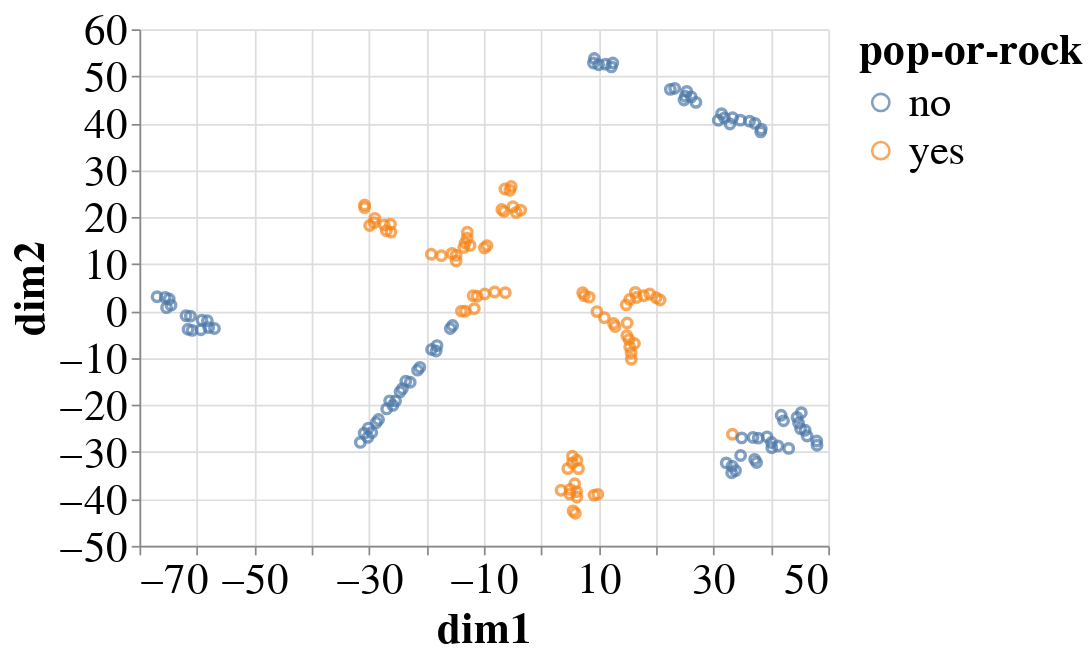

Notebook code for this chart:
### Code cell
big_chart(c2_u, fontsize=25)

### Figure 1 — Vega-Lite specification as saved in the notebook (floating-point values rounded to 4 significant figures; data arrays with more than 128 entries replaced by an {"elided": "..."} marker saying what was removed)
{"config": {"view": {"continuousWidth": 400, "continuousHeight": 300, "strokeWidth": 0}, "axis": {"grid": true, "labelFontSize": 25, "titleFontSize": 25}, "legend": {"labelFontSize": 25, "titleFontSize": 25}, "title": {"fontSize": 25}}, "data": {"name": "data-18780e689a6d7a3de5a9494ca25496f6"}, "mark": "point", "encoding": {"color": {"field": "pop-or-rock", "type": "nominal"}, "x": {"field": "dim1", "type": "quantitative"}, "y": {"field": "dim2", "type": "quantitative"}}, "$schema": "https://vega.github.io/schema/vega-lite/v4.17.0.json", "datasets": {"data-18780e689a6d7a3de5a9494ca25496f6": {"elided": "159 records"}}}
